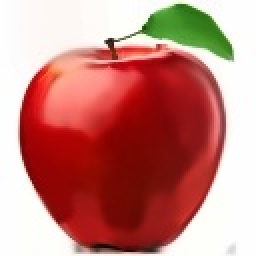
#> input picture datasets/ProcessedFruitDataset/Apple/apple_1.jpg, 128 x 128 px (shown 2 times larger); its folder holds only this picture in this run
$ jupyter execute --allow-errors SVMTraining.ipynb   (shell and % lines are left out)
#> lines starting #> are read from the running program, lines starting #| are printed output that depends on the picture
[cell 1]
import os
import cv2
import numpy as np
from skimage.feature import hog

# Settings
image_size = (32, 32)
data_dir = './datasets/ProcessedFruitDataset/'

data, labels, class_names = [], [], []

# loading images from our folders manually
for label, class_name in enumerate(sorted(os.listdir(data_dir))):
    class_path = os.path.join(data_dir, class_name)
    if os.path.isdir(class_path):
        class_names.append(class_name)
        for filename in os.listdir(class_path):
            if filename.lower().endswith(('.jpg', '.png', '.jpeg')):
                img_path = os.path.join(class_path, filename)
                img = cv2.imread(img_path, cv2.IMREAD_GRAYSCALE)
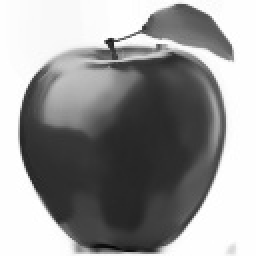
#> img: shape (128, 128) (shown 2 times larger); min 4, max 255, mean 151.3
                img = cv2.resize(img, image_size)
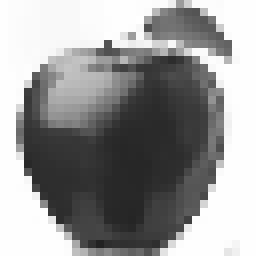
#> img: shape (32, 32) (shown 8 times larger); min 34, max 255, mean 151.5

                features = hog(img,
                orientations=9,
                pixels_per_cell=(8, 8),
                cells_per_block=(2, 2),
                block_norm='L2-Hys')
#> features = 324 values, max 0.367 at index 276, min 0 at index 5, mean 0.117

                data.append(features)
                labels.append(label)
#> pass 2 of the loop `for label, class_name in enumerate(sorted(os.listdir(data_dir))):`:
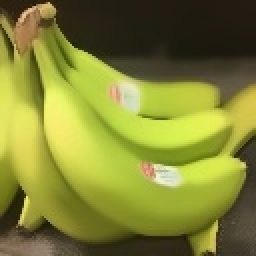
#> input picture datasets/ProcessedFruitDataset/Banana/banana_10.jpg, 128 x 128 px (shown 2 times larger)
#> `img = cv2.imread(img_path, cv2.IMREAD_GRAYSCALE)`:
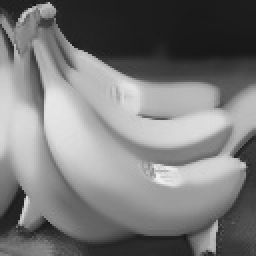
#> img: shape (128, 128) (shown 2 times larger); min 21, max 240, mean 121.8
#> `img = cv2.resize(img, image_size)`:
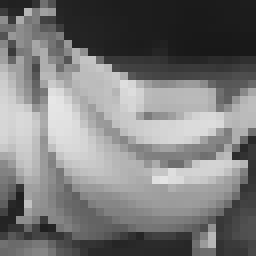
#> img: shape (32, 32) (shown 8 times larger); min 24, max 231, mean 121.7
#> features = 324 values, max 0.386 at index 94, min 0 at index 1, mean 0.125

# turning our arrays into numpy arrays for performance
data = np.array(data)
labels = np.array(labels)

[cell 2]
from sklearn import svm
from sklearn.model_selection import train_test_split

# Split data
TrainData, TestData, TrainLabels, TestLabels = train_test_split(data, labels, test_size=0.2, random_state=42)
#> TrainLabels = [0]; TestLabels = [1]
